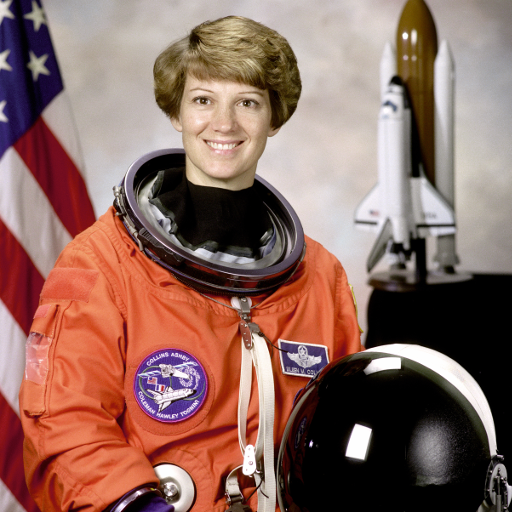
#> input picture skimage.data.astronaut(), 512 x 512 px
$ jupyter execute --allow-errors Lab8_dz_obrazy.ipynb   (shell and % lines are left out)   (older library calls are emulated)
#> lines starting #> are read from the running program, lines starting #| are printed output that depends on the picture
[cell 1]
%pylab inline
from skimage import data, color, exposure, io
import os
import urllib
# import urllib2

# Obrazy

Powyżej zaimportowano kilka klas z biblioteki *scikit-image*:

  * data - przykładowe zdjęcia i metody do wczytywania danych
  * color - metody dotyczące przestrzeni barw
  * exposure - metody do obliczania i manipulacji histogramu
  * io - metody wyjścia/wejścia

Dokładny opis biblioteki znajdziesz tutaj: http://scikit-image.org/docs/stable/api/api.html

W bibliotece jest o wiele więcej klas, ale dzisiaj użyjemy tylko te wspomniane wyżej.

Oprócz *scikit-image* importujemy biblioteki *urllib* 1 i 2 do ściągania danych z internetu i standardowo *numpy* oraz *matplotlib*. Spójrzmy najpierw jakie metody mamy w klasie *data*?

[cell 2]
dir(data)

Wczytaj obraz o nazwie "astronaut" i wyświetl go metodą *pyplot.imshow*.

Sprawdź jakiego typu danych jest zmienna zawierająca obraz i jakiego kształtu jest ta macierz.

Narysuj osobno czerwoną, zieloną i niebieską składową obrazu.

[cell 3]
style.use("dark_background")
i = data.astronaut()
#> i is the input picture: shape (512, 512, 3); mean R, G, B 141.6, 105.8, 96.5
io.imshow(i)

figure()
io.imshow(i[:, :, 0])
figure()
io.imshow(i[:, :, 1])
figure()
io.imshow(i[:, :, 2])
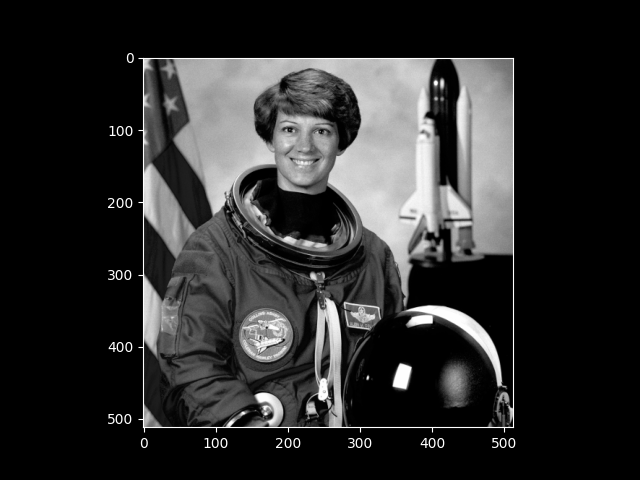
#> figure drawn by matplotlib, 1 panel

## Wczytywanie z internetu

Wczytaj teraz obraz PNG z internetu i narysuj go.

Można użyć ten URL: http://www.pja.edu.pl/templates/pjwstk/images/logo-lg-md.png

Użyj metody *urllib2.urlopen* żeby otworzyć strumień i przekaż go do funkcji *pyplot.imread*.

#> (a cell that did not finish here is left out)

Swpróbujmy obraz https://upload.wikimedia.org/wikipedia/commons/a/a0/Sunflower_as_gif_websafe.gif

Pyplot niestety nie obsługuje obrazów GIF, więc w tym przypadku trzeba ściągnąć i zapisać plik na dysku. Do tego można użyć metody *urllib.urlretrieve*, a potem można obraz wczytać metodą *data.load* z biblioteki *scikit-image*.

Metoda *data.load* nie wczytuje plików z bieżącego katalogu, więc należy użyć metody *os.getcwd()* żeby wskazać katalog w którym się znajdujemy.

[cell 5]
urllib.request.urlretrieve("https://upload.wikimedia.org/wikipedia/commons/a/a0/Sunflower_as_gif_websafe.gif", "flower.gif")
#> (this line was passed over: the network is not available in this run)
#> (the rest of this cell did not finish here and is left out)

## Przestrzenie barw

Zmień przetrzeń barw z RGB na HSV i narysuj składwe H, S i V obrazu.

[cell 6]
i = data.coffee()
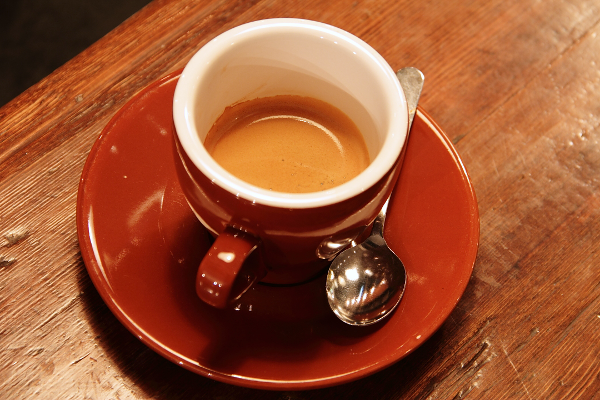
#> input picture skimage.data.coffee(), 600 x 400 px
#> i is the input picture: shape (400, 600, 3); mean R, G, B 158.6, 85.8, 51.5
io.imshow(i)

i = color.rgb2hsv(i)
#> i: shape (400, 600, 3) float64; mean of channels 0, 1, 2 0.0586, 0.725, 0.622
figure()
io.imshow(i[:,:,0])
figure()
io.imshow(i[:,:,1])
figure()
io.imshow(i[:,:,2])
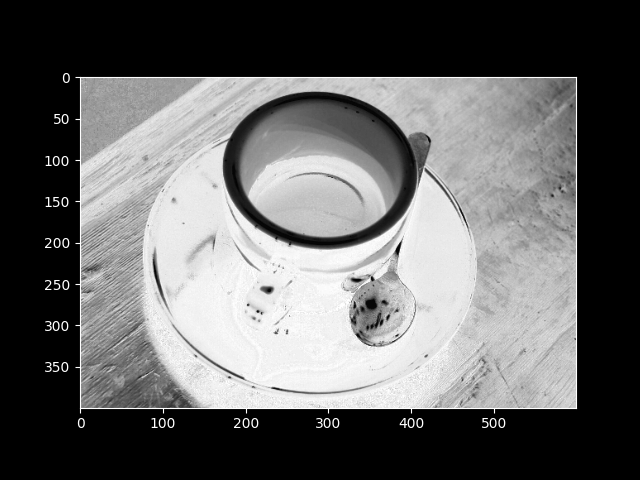
#> figure drawn by matplotlib, 1 panel
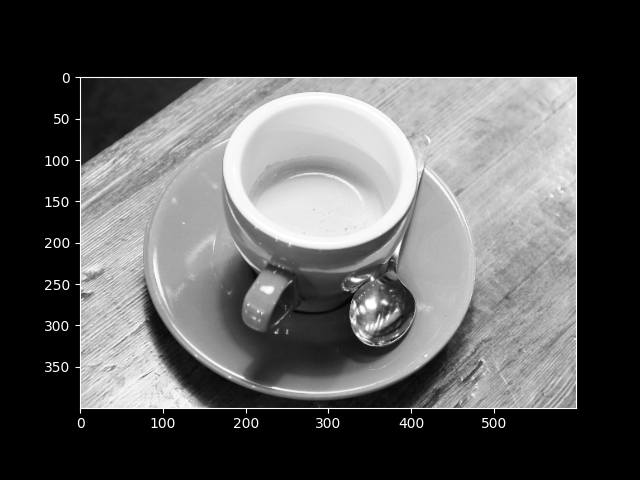
#> figure drawn by matplotlib, 1 panel

Zrób to samo ale dla przestrzeni LAB.

[cell 7]
i = data.coffee()
io.imshow(i)

i = color.rgb2lab(i)
#> i: shape (400, 600, 3) float64; mean of channels 0, 1, 2 44.4, 26.6, 32.9
figure()
io.imshow(i[:,:,0])
figure()
io.imshow(i[:,:,1])
figure()
io.imshow(i[:,:,2])
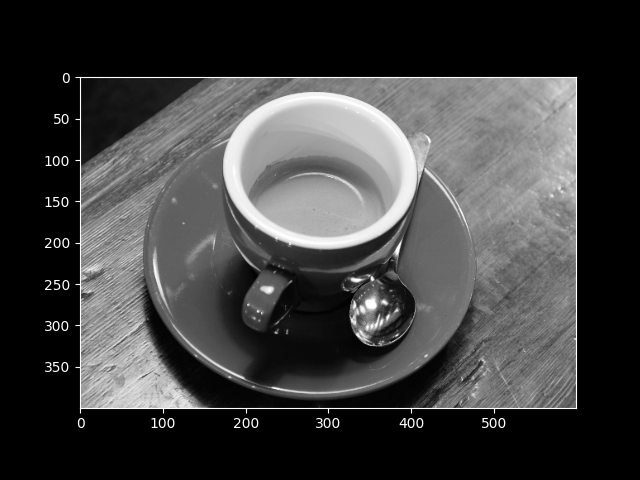
#> figure drawn by matplotlib, 1 panel
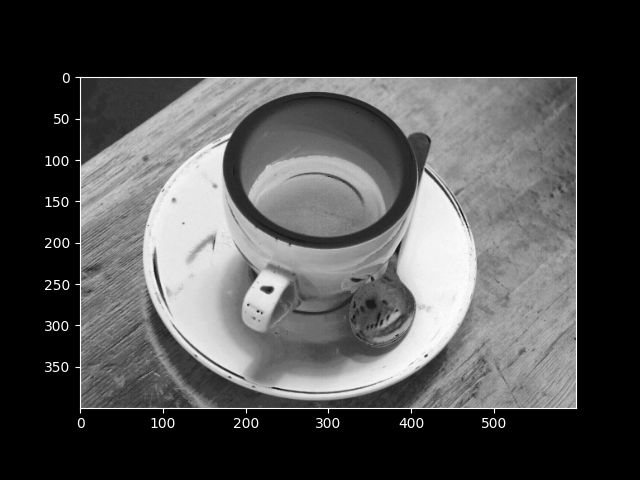
#> figure drawn by matplotlib, 1 panel
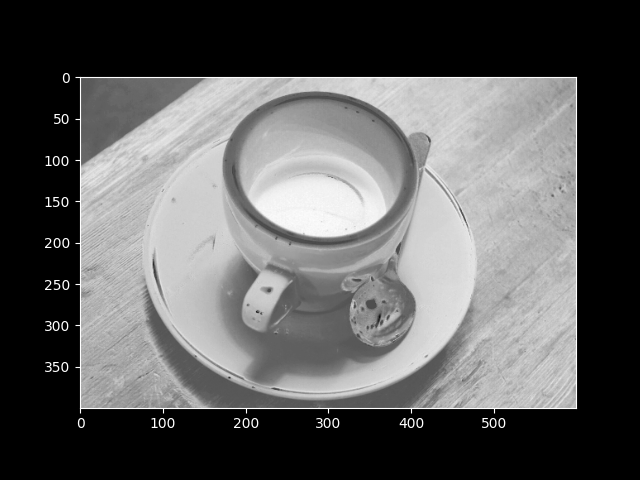
#> figure drawn by matplotlib, 1 panel

Narysuj obraz astronautki w odcieniach szerości i zbliż zdjęcie do zakresu 250-350 w osi X i Y (użwając metod *xlim* i *ylim*).

Sprawdź działanie argumentu *interpolation* w metodzie *imshow* (sprawdź ustawienie 'none').

[cell 8]
figure(figsize=(15,5))
subplot(121)
i = data.astronaut()
io.imshow(i)

i = color.rgb2grey(i)
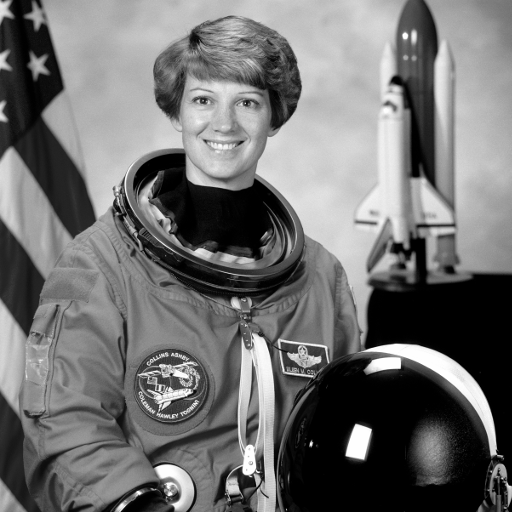
#> i: shape (512, 512) float64; min 0, max 1, mean 0.442
subplot(122)
io.imshow(i, interpolation="bilinear")
xlim(250,350)
ylim(350,250)

## Histogramy

Policz histogram obrazu Lena w odcieniach szarości uzywając 3 metod:

  * biblioteką scikit-image - metoda *exposure.histogram*
  * biblioteką numpy - metoda *numpy.histogram*
  * biblioteką matplotlib - metoda *pyplot.hist*

Narsyuj przy użyciu wykresu *pyplot.bar* albo *pyplot.plot*.

[cell 9]
i = data.astronaut()
i = color.rgb2grey(i)
h,x=exposure.histogram(i)
#> h = 256 values, max 29467 at index 0, min 126 at index 248, mean 1024; x = 256 values from 0.00195 to 0.998
h[0]=0
plot(x,h)
figure()
h,x=histogram(i, bins=256)
#> x = 257 values from 0 to 1
h[0]=0
plot(x[1:],h)
figure()
_=hist(i.flatten(), bins=256)
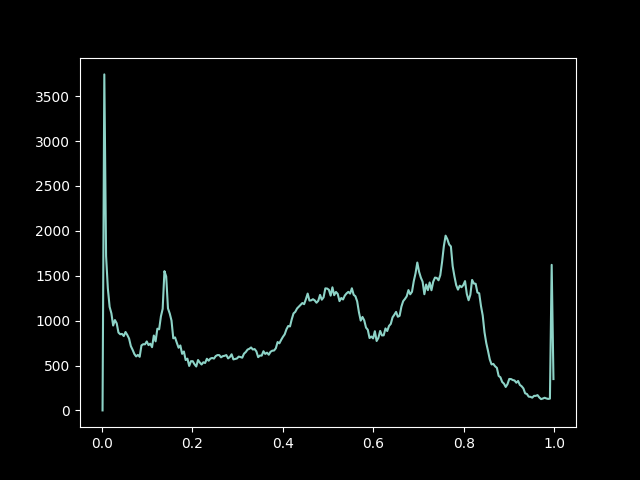
#> figure drawn by matplotlib, 1 panel; curve peaks at x = 0.00586, y = 3742
#> figure, not shown here; curve peaks at x = 0.00781, y = 3742
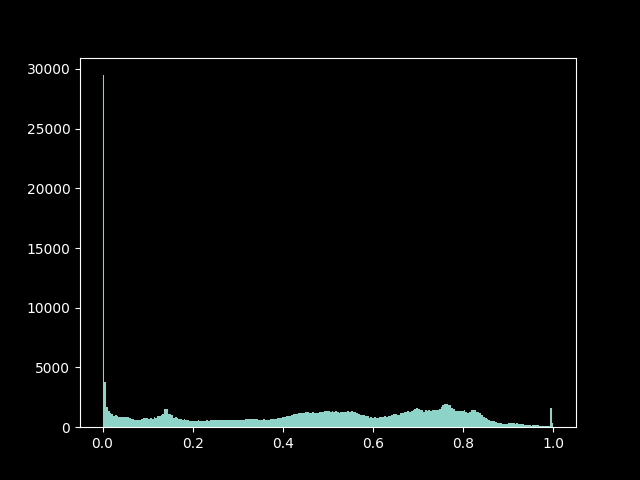
#> figure drawn by matplotlib, 1 panel; tallest bar 29467 high, from x = 0 to 0.00391
